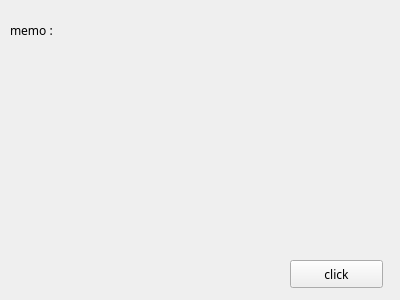
<?xml version="1.0" encoding="UTF-8"?>
<ui version="4.0">
 <class>Form</class>
 <widget class="QWidget" name="Form">
  <property name="geometry">
   <rect>
    <x>0</x>
    <y>0</y>
    <width>400</width>
    <height>300</height>
   </rect>
  </property>
  <property name="font">
   <font>
    <family>나눔스퀘어라운드 Regular</family>
   </font>
  </property>
  <property name="windowTitle">
   <string>qtdesigner</string>
  </property>
  <widget class="QPushButton" name="btn1">
   <property name="geometry">
    <rect>
     <x>290</x>
     <y>260</y>
     <width>93</width>
     <height>28</height>
    </rect>
   </property>
   <property name="font">
    <font>
     <family>NanumBarunGothic</family>
     <weight>50</weight>
     <bold>false</bold>
    </font>
   </property>
   <property name="text">
    <string>click</string>
   </property>
  </widget>
  <widget class="QLabel" name="label">
   <property name="geometry">
    <rect>
     <x>10</x>
     <y>10</y>
     <width>600</width>
     <height>40</height>
    </rect>
   </property>
   <property name="text">
    <string>memo : </string>
   </property>
  </widget>
 </widget>
 <resources/>
 <connections/>
</ui>
